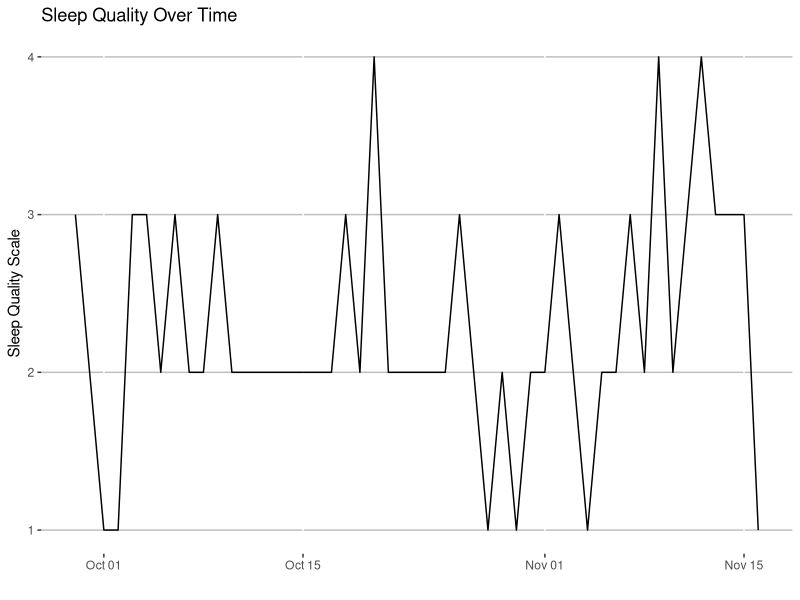
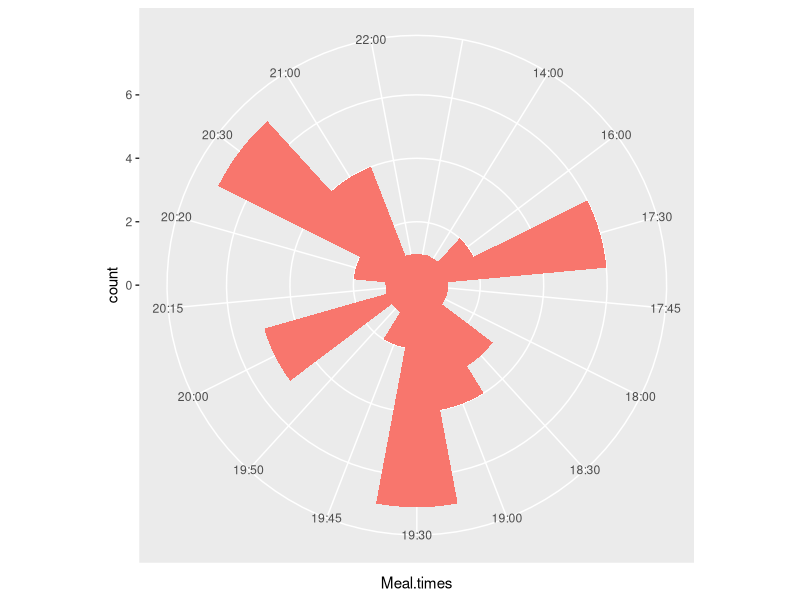
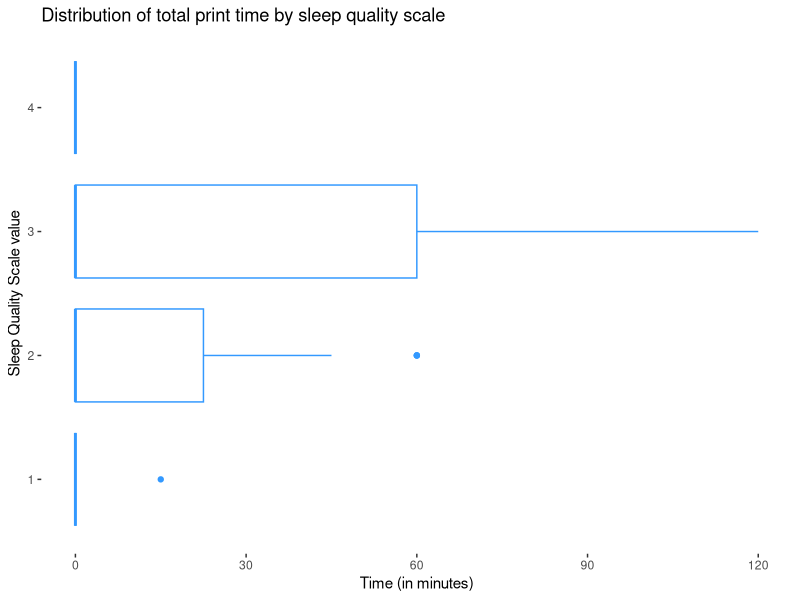
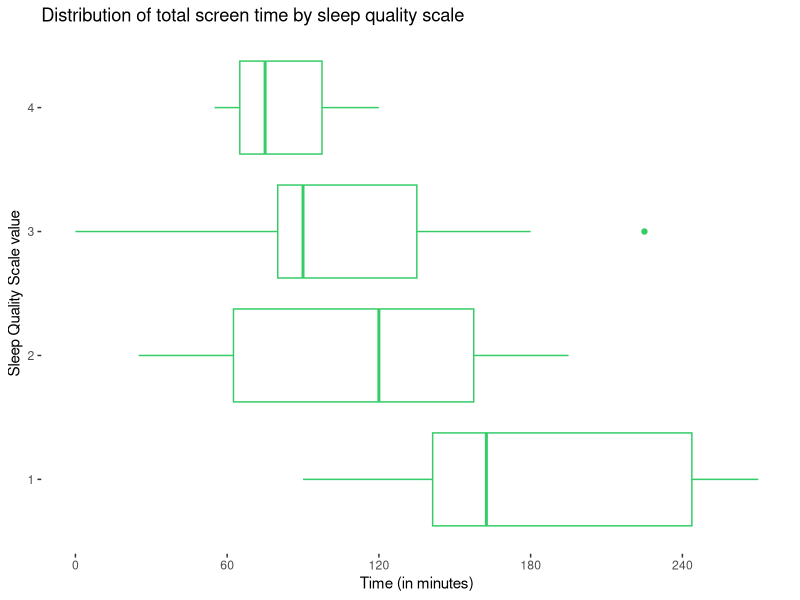

Here is the R script that generated these plots, in order:
# find which directory is referenced
print(getwd())

# change the directory so we can use the csv
setwd("/Users/zack/dat203_ccac/visualize_yourself/factor_tracker/")

sleep_data <- read.csv("factor_tracker_v2.csv")
head(sleep_data)

install.packages("lubridate")
install.packages("ggpubr")

library(ggplot2)
library(ggpubr)
library(lubridate)

sleep_data$Date <-  as.Date(parse_date_time(sleep_data$Date, 'ymd'))
typeof(sleep_data$Date)

?parse_date_time
ggplot() + 
  geom_line(sleep_data, mapping = aes(x = Date, y = Sleep.quality.scale, group = 1)) + 
  scale_x_date(date_minor_breaks="1 day") + 
  labs(x = '', y = "Sleep Quality Scale", title="Sleep Quality Over Time") + 
  theme(panel.background = element_rect(fill = "white")) + #, colour = "black")) +
  theme(panel.grid.major.y = element_line(color="grey"))

# creating a new series of total screen time
sleep_data$total.screen.time <- rowSums(sleep_data[,2:4], na.rm = TRUE)

# creating a new series of total print time
sleep_data$total.print.time <- rowSums(sleep_data[,5:7], na.rm = TRUE)

# experimenting with shapes
ggplot(sleep_data, aes(x = Meal.times, fill="#CC99FF")) +
  geom_bar(width=1, na.rm = TRUE) + coord_polar(theta = 'x') +
  theme(legend.position="none")
  #scale_fill_brewer(palette = "Accent") 

tail(sleep_data)

ggplot() + 
  geom_boxplot(sleep_data, mapping = aes(x = total.print.time, y = as.character(Sleep.quality.scale)), color="#3399FF", show.legend = FALSE) +
  labs(y = "Sleep Quality Scale value", x = "Time (in minutes)") +
  labs(title = "Distribution of total print time by sleep quality scale") +
  theme(panel.background = element_rect(fill = "white")) + #xlim(0, 210) +
  scale_x_continuous(breaks = c(0, 30, 60, 90, 120, 150, 180))

ggplot() + 
  geom_boxplot(sleep_data, mapping = aes(x = total.screen.time, y = as.character(Sleep.quality.scale)), color="#33CC66", show.legend = FALSE) +
  labs(y = "Sleep Quality Scale value", x = "Time (in minutes)") +
  labs(title = "Distribution of total screen time by sleep quality scale") +
  theme(panel.background = element_rect(fill = "white")) + #xlim(0, 300) + 
  scale_x_continuous(breaks = c(0, 60, 120, 180, 240, 300))
